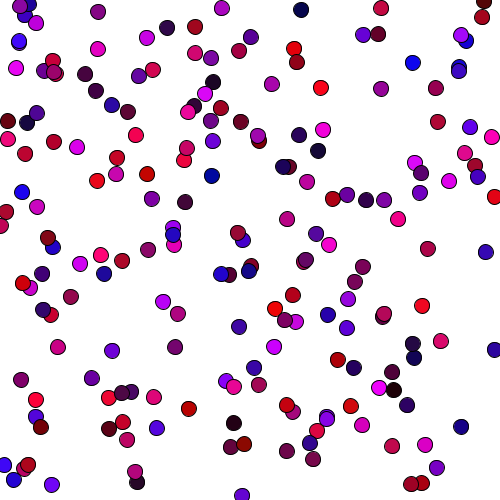
Frame 1 (no input)
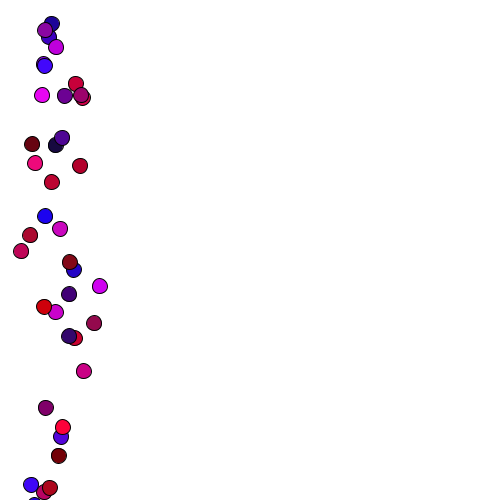
Frame 60 (the mouse pressed at the canvas centre just before this capture)
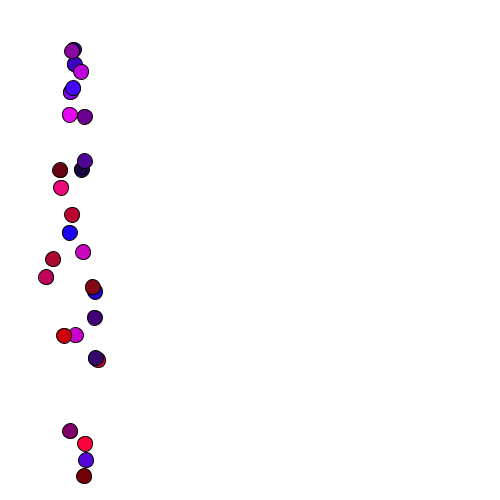
Frame 120 (the mouse held since frame 60 and released just before this capture)

The Processing sketch that drew these frames (run headless with seeded random() and noise(); from frame 60 on, the mouse is pressed at the canvas centre):

// Processing sketch: processing_168510
// ── processing_168510.pde


Cell[] myCells = new Cell[200];


void setup() {
  size(500, 500);
  for (int i = 0; i < myCells.length; i ++) {
    myCells[i] = new Cell();
  }
}

void draw() {
  background(255);
  for (int i=0; i< myCells.length; i++) {
    myCells[i].display();
    myCells[i].update();
    myCells[i].checkedges();
  }
}
void keyPressed(){
  save("processing.jpg");
}
//set variables

class Cell{
  
  float xlocation;
  float ylocation;
  float dia;
  boolean isseed;
  float cellred, cellgreen, cellblue;
  float lineweight;
  
  
  Cell(){
  
    xlocation = random(0,500);//set random location
    ylocation = random(0,500);
    dia = 15;
    isseed = false;
    cellred = random(255);//set random colours
    cellgreen = random(10);
    cellblue = random(255);
    lineweight = random(1);
  }
  
  void display(){
    stroke(lineweight);
    fill(cellred,cellgreen,cellblue);
    ellipse(xlocation, ylocation, dia,dia);
  }
  void update(){
    xlocation = xlocation+random(-0.2,1);
    ylocation = ylocation+random(-0.2,1);
  }
  void checkedges() {
  if ((xlocation > (100)) || (xlocation< 0)) {
    xlocation=(xlocation*2);
  }
}
}
